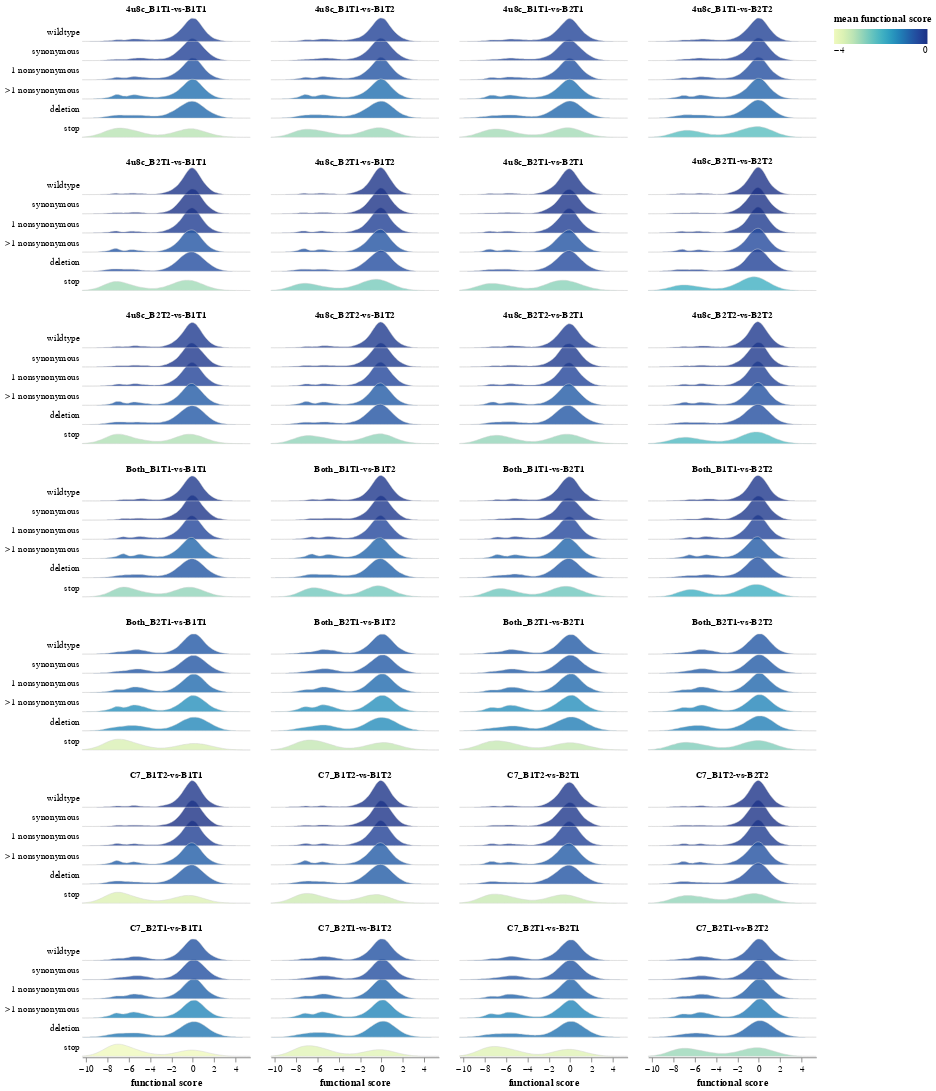

Notebook source saved alongside this figure:
### Markdown cell above
## Distributions of functional scores
Plot the functional scores distribution among retained variants (adequate pre-selection counts).

These are plotted as ridgeplots.

### Code cell
# classify variants
func_scores = func_scores.pipe(
    dms_variants.codonvarianttable.CodonVariantTable.classifyVariants
)


def ridgeplot(df):
    variant_classes = list(
        reversed(
            [
                c
                for c in [
                    "wildtype",
                    "synonymous",
                    "1 nonsynonymous",
                    ">1 nonsynonymous",
                    "deletion",
                    "stop",
                ]
                if c in set(df["variant_class"])
            ]
        )
    )

    assert set(df["variant_class"]) == set(variant_classes)

    # get smoothed distribution of functional scores
    bins = numpy.linspace(
        df["func_score"].min(),
        df["func_score"].max(),
        num=50,
    )
    smoothed_dist = pd.concat(
        [
            pd.DataFrame(
                {
                    "selection": sel,
                    "variant_class": var,
                    "func_score": bins,
                    "count": scipy.stats.gaussian_kde(df["func_score"])(bins),
                    "mean_func_score": df["func_score"].mean(),
                    "number of variants": len(df),
                }
            )
            for (sel, var), df in df.groupby(["selection", "variant_class"])
        ]
    ).merge(
        count_summaries[
            ["selection", "library", "pre_selection_date", "post_selection_date"]
        ],
        on="selection",
        validate="many_to_one",
    )

    # assign y / y2 for plotting
    facet_overlap = 0.7  # maximal facet overlap
    max_count = (smoothed_dist["count"]).max()
    smoothed_dist = smoothed_dist.assign(
        y=lambda x: x["variant_class"].map(lambda v: variant_classes.index(v)),
        y2=lambda x: x["y"] + x["count"] / max_count / facet_overlap,
    )

    # ridgeline plot, based on this but using y / y2 rather than row:
    # https://altair-viz.github.io/gallery/ridgeline_plot.html
    ridgeline_chart = (
        alt.Chart(smoothed_dist)
        .encode(
            x=alt.X(
                "func_score", title="functional score", scale=alt.Scale(nice=False)
            ),
            y=alt.Y(
                "y",
                scale=alt.Scale(nice=False),
                title=None,
                axis=alt.Axis(
                    ticks=False,
                    domain=False,
                    # set manual labels https://stackoverflow.com/a/64106056
                    values=[v + 0.5 for v in range(len(variant_classes))],
                    labelExpr=f"{str(variant_classes)}[round(datum.value - 0.5)]",
                ),
            ),
            y2=alt.Y2("y2"),
            fill=alt.Fill(
                "mean_func_score:Q",
                title="mean functional score",
                legend=alt.Legend(direction="horizontal"),
                scale=alt.Scale(scheme="yellowgreenblue"),
            ),
            facet=alt.Facet(
                "selection",
                columns=4,
                title=None,
                header=alt.Header(
                    labelFontWeight="bold",
                    labelPadding=0,
                ),
            ),
            tooltip=[
                "selection",
                "variant_class",
                alt.Tooltip(
                    "mean_func_score", format=".2f", title="mean functional score"
                ),
                "number of variants",
                "library",
                "pre_selection_date",
                "post_selection_date",
            ],
        )
        .mark_area(
            interpolate="monotone",
            smooth=True,
            fillOpacity=0.8,
            stroke="lightgray",
            strokeWidth=0.5,
        )
        .configure_view(stroke=None)
        .configure_axis(grid=False)
        .properties(width=180, height=22 * len(variant_classes))
    )

    for sel in selectors:
        ridgeline_chart = ridgeline_chart.add_params(sel).transform_filter(sel)

    ridgeline_chart = ridgeline_chart.properties(
        autosize=alt.AutoSizeParams(resize=True),
    )

    return ridgeline_chart


ridgeplot(func_scores)

### Figure 1 — Vega-Lite specification as saved in the notebook (floating-point values rounded to 4 significant figures; data arrays with more than 128 entries replaced by an {"elided": "..."} marker saying what was removed)
{"config": {"view": {"continuousWidth": 300, "continuousHeight": 300, "stroke": null}, "axis": {"grid": false}}, "data": {"name": "data-c4b3974e573fa5f6b2324be7e100a672"}, "mark": {"type": "area", "fillOpacity": 0.8, "interpolate": "monotone", "smooth": true, "stroke": "lightgray", "strokeWidth": 0.5}, "autosize": {"resize": true}, "encoding": {"facet": {"columns": 4, "field": "selection", "header": {"labelFontWeight": "bold", "labelPadding": 0}, "title": null, "type": "nominal"}, "fill": {"field": "mean_func_score", "legend": {"direction": "horizontal"}, "scale": {"scheme": "yellowgreenblue"}, "title": "mean functional score", "type": "quantitative"}, "tooltip": [{"field": "selection", "type": "nominal"}, {"field": "variant_class", "type": "nominal"}, {"field": "mean_func_score", "format": ".2f", "title": "mean functional score", "type": "quantitative"}, {"field": "number of variants", "type": "quantitative"}, {"field": "library", "type": "nominal"}, {"field": "pre_selection_date", "type": "nominal"}, {"field": "post_selection_date", "type": "nominal"}], "x": {"field": "func_score", "scale": {"nice": false}, "title": "functional score", "type": "quantitative"}, "y": {"axis": {"domain": false, "labelExpr": "['stop', 'deletion', '>1 nonsynonymous', '1 nonsynonymous', 'synonymous', 'wildtype'][round(datum.value - 0.5)]", "ticks": false, "values": [0.5, 1.5, 2.5, 3.5, 4.5, 5.5]}, "field": "y", "scale": {"nice": false}, "title": null, "type": "quantitative"}, "y2": {"field": "y2"}}, "height": 132, "params": [{"name": "param_1", "select": {"type": "point", "fields": ["library"]}, "bind": {"input": "select", "options": [null, "LibB"], "labels": ["all", "LibB"], "name": "library"}}, {"name": "param_2", "select": {"type": "point", "fields": ["pre_selection_date"]}, "bind": {"input": "select", "options": [null, "2023-10-17"], "labels": ["all", "2023-10-17"], "name": "pre_selection_date"}}, {"name": "param_3", "select": {"type": "point", "fields": ["post_selection_date"]}, "bind": {"input": "select", "options": [null, "2023-10-17"], "labels": ["all", "2023-10-17"], "name": "post_selection_date"}}], "transform": [{"filter": {"param": "param_1"}}, {"filter": {"param": "param_2"}}, {"filter": {"param": "param_3"}}], "width": 180, "$schema": "https://vega.github.io/schema/vega-lite/v5.15.1.json", "datasets": {"data-c4b3974e573fa5f6b2324be7e100a672": {"elided": "8400 records"}}}
